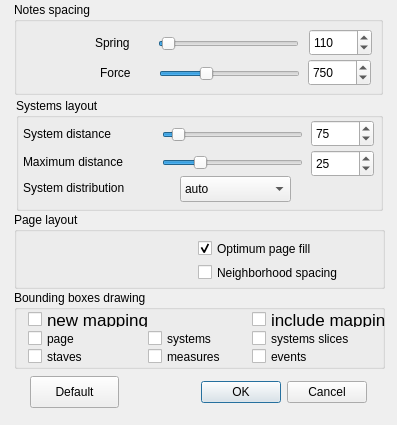
<?xml version="1.0" encoding="UTF-8"?>
<ui version="4.0">
 <class>Setup</class>
 <widget class="QDialog" name="Setup">
  <property name="windowModality">
   <enum>Qt::ApplicationModal</enum>
  </property>
  <property name="geometry">
   <rect>
    <x>0</x>
    <y>0</y>
    <width>397</width>
    <height>425</height>
   </rect>
  </property>
  <property name="sizePolicy">
   <sizepolicy hsizetype="Preferred" vsizetype="Preferred">
    <horstretch>0</horstretch>
    <verstretch>0</verstretch>
   </sizepolicy>
  </property>
  <property name="windowTitle">
   <string>Guido Engine Setup</string>
  </property>
  <property name="autoFillBackground">
   <bool>false</bool>
  </property>
  <property name="modal">
   <bool>false</bool>
  </property>
  <widget class="QDialogButtonBox" name="fButtonBox">
   <property name="geometry">
    <rect>
     <x>26</x>
     <y>376</y>
     <width>341</width>
     <height>32</height>
    </rect>
   </property>
   <property name="orientation">
    <enum>Qt::Horizontal</enum>
   </property>
   <property name="standardButtons">
    <set>QDialogButtonBox::Cancel|QDialogButtonBox::Ok</set>
   </property>
  </widget>
  <widget class="QPushButton" name="fDefaultButton">
   <property name="geometry">
    <rect>
     <x>30</x>
     <y>376</y>
     <width>89</width>
     <height>32</height>
    </rect>
   </property>
   <property name="text">
    <string>Default</string>
   </property>
  </widget>
  <widget class="QGroupBox" name="groupBox">
   <property name="geometry">
    <rect>
     <x>14</x>
     <y>2</y>
     <width>369</width>
     <height>93</height>
    </rect>
   </property>
   <property name="title">
    <string>Notes spacing</string>
   </property>
   <widget class="QSlider" name="fForceSlider">
    <property name="geometry">
     <rect>
      <x>145</x>
      <y>61</y>
      <width>141</width>
      <height>22</height>
     </rect>
    </property>
    <property name="minimum">
     <number>400</number>
    </property>
    <property name="maximum">
     <number>1500</number>
    </property>
    <property name="pageStep">
     <number>100</number>
    </property>
    <property name="value">
     <number>750</number>
    </property>
    <property name="orientation">
     <enum>Qt::Horizontal</enum>
    </property>
   </widget>
   <widget class="QSpinBox" name="fSpringBox">
    <property name="geometry">
     <rect>
      <x>295</x>
      <y>27</y>
      <width>63</width>
      <height>27</height>
     </rect>
    </property>
    <property name="minimum">
     <number>100</number>
    </property>
    <property name="maximum">
     <number>500</number>
    </property>
    <property name="value">
     <number>110</number>
    </property>
   </widget>
   <widget class="QSpinBox" name="fForceBox">
    <property name="geometry">
     <rect>
      <x>294</x>
      <y>57</y>
      <width>63</width>
      <height>27</height>
     </rect>
    </property>
    <property name="minimum">
     <number>400</number>
    </property>
    <property name="maximum">
     <number>1500</number>
    </property>
    <property name="value">
     <number>750</number>
    </property>
   </widget>
   <widget class="QLabel" name="fLabel5">
    <property name="geometry">
     <rect>
      <x>86</x>
      <y>62</y>
      <width>43</width>
      <height>18</height>
     </rect>
    </property>
    <property name="layoutDirection">
     <enum>Qt::RightToLeft</enum>
    </property>
    <property name="text">
     <string>Force</string>
    </property>
   </widget>
   <widget class="QSlider" name="fSpringSlider">
    <property name="geometry">
     <rect>
      <x>144</x>
      <y>31</y>
      <width>141</width>
      <height>22</height>
     </rect>
    </property>
    <property name="minimum">
     <number>100</number>
    </property>
    <property name="maximum">
     <number>500</number>
    </property>
    <property name="pageStep">
     <number>20</number>
    </property>
    <property name="value">
     <number>110</number>
    </property>
    <property name="orientation">
     <enum>Qt::Horizontal</enum>
    </property>
   </widget>
   <widget class="QLabel" name="fLabel4">
    <property name="geometry">
     <rect>
      <x>81</x>
      <y>32</y>
      <width>47</width>
      <height>18</height>
     </rect>
    </property>
    <property name="layoutDirection">
     <enum>Qt::RightToLeft</enum>
    </property>
    <property name="text">
     <string>Spring</string>
    </property>
   </widget>
  </widget>
  <widget class="QGroupBox" name="groupBox_2">
   <property name="geometry">
    <rect>
     <x>14</x>
     <y>212</y>
     <width>371</width>
     <height>77</height>
    </rect>
   </property>
   <property name="title">
    <string>Page layout</string>
   </property>
   <widget class="QCheckBox" name="fNSpacingcheckBox">
    <property name="geometry">
     <rect>
      <x>184</x>
      <y>50</y>
      <width>173</width>
      <height>21</height>
     </rect>
    </property>
    <property name="text">
     <string>Neighborhood spacing</string>
    </property>
   </widget>
   <widget class="QCheckBox" name="fOPFcheckBox">
    <property name="geometry">
     <rect>
      <x>184</x>
      <y>26</y>
      <width>145</width>
      <height>21</height>
     </rect>
    </property>
    <property name="text">
     <string>Optimum page fill</string>
    </property>
    <property name="checked">
     <bool>true</bool>
    </property>
   </widget>
  </widget>
  <widget class="QGroupBox" name="groupBox_3">
   <property name="geometry">
    <rect>
     <x>16</x>
     <y>98</y>
     <width>367</width>
     <height>113</height>
    </rect>
   </property>
   <property name="title">
    <string>Systems layout</string>
   </property>
   <widget class="QComboBox" name="fSysDistrMenu">
    <property name="geometry">
     <rect>
      <x>164</x>
      <y>78</y>
      <width>111</width>
      <height>26</height>
     </rect>
    </property>
    <item>
     <property name="text">
      <string>auto</string>
     </property>
    </item>
    <item>
     <property name="text">
      <string>always</string>
     </property>
    </item>
    <item>
     <property name="text">
      <string>never</string>
     </property>
    </item>
   </widget>
   <widget class="QSlider" name="fMaxDistSlider">
    <property name="geometry">
     <rect>
      <x>146</x>
      <y>54</y>
      <width>141</width>
      <height>22</height>
     </rect>
    </property>
    <property name="minimum">
     <number>1</number>
    </property>
    <property name="maximum">
     <number>100</number>
    </property>
    <property name="value">
     <number>25</number>
    </property>
    <property name="orientation">
     <enum>Qt::Horizontal</enum>
    </property>
   </widget>
   <widget class="QSpinBox" name="fMaxDistBox">
    <property name="geometry">
     <rect>
      <x>295</x>
      <y>52</y>
      <width>63</width>
      <height>27</height>
     </rect>
    </property>
    <property name="minimum">
     <number>1</number>
    </property>
    <property name="maximum">
     <number>100</number>
    </property>
    <property name="value">
     <number>25</number>
    </property>
   </widget>
   <widget class="QSpinBox" name="fSysDistBox">
    <property name="geometry">
     <rect>
      <x>295</x>
      <y>22</y>
      <width>63</width>
      <height>27</height>
     </rect>
    </property>
    <property name="minimum">
     <number>1</number>
    </property>
    <property name="maximum">
     <number>1000</number>
    </property>
    <property name="value">
     <number>75</number>
    </property>
   </widget>
   <widget class="QLabel" name="fLabel1">
    <property name="geometry">
     <rect>
      <x>7</x>
      <y>27</y>
      <width>123</width>
      <height>18</height>
     </rect>
    </property>
    <property name="layoutDirection">
     <enum>Qt::RightToLeft</enum>
    </property>
    <property name="text">
     <string>System distance</string>
    </property>
   </widget>
   <widget class="QSlider" name="fSysDistSlider">
    <property name="geometry">
     <rect>
      <x>146</x>
      <y>26</y>
      <width>141</width>
      <height>22</height>
     </rect>
    </property>
    <property name="minimum">
     <number>1</number>
    </property>
    <property name="maximum">
     <number>1000</number>
    </property>
    <property name="pageStep">
     <number>50</number>
    </property>
    <property name="value">
     <number>75</number>
    </property>
    <property name="orientation">
     <enum>Qt::Horizontal</enum>
    </property>
   </widget>
   <widget class="QLabel" name="fLabel2">
    <property name="geometry">
     <rect>
      <x>7</x>
      <y>55</y>
      <width>123</width>
      <height>18</height>
     </rect>
    </property>
    <property name="layoutDirection">
     <enum>Qt::RightToLeft</enum>
    </property>
    <property name="text">
     <string>Maximum distance</string>
    </property>
   </widget>
   <widget class="QLabel" name="fLabel3">
    <property name="geometry">
     <rect>
      <x>7</x>
      <y>81</y>
      <width>123</width>
      <height>18</height>
     </rect>
    </property>
    <property name="layoutDirection">
     <enum>Qt::RightToLeft</enum>
    </property>
    <property name="text">
     <string>System distribution</string>
    </property>
   </widget>
  </widget>
  <widget class="QGroupBox" name="groupBox_4">
   <property name="geometry">
    <rect>
     <x>14</x>
     <y>290</y>
     <width>371</width>
     <height>79</height>
    </rect>
   </property>
   <property name="title">
    <string>Bounding boxes drawing</string>
   </property>
   <widget class="QCheckBox" name="fPageBB">
    <property name="geometry">
     <rect>
      <x>14</x>
      <y>38</y>
      <width>87</width>
      <height>21</height>
     </rect>
    </property>
    <property name="text">
     <string>page</string>
    </property>
   </widget>
   <widget class="QCheckBox" name="fSystemBB">
    <property name="geometry">
     <rect>
      <x>134</x>
      <y>38</y>
      <width>87</width>
      <height>21</height>
     </rect>
    </property>
    <property name="text">
     <string>systems</string>
    </property>
   </widget>
   <widget class="QCheckBox" name="fSystemSliceBB">
    <property name="geometry">
     <rect>
      <x>238</x>
      <y>38</y>
      <width>115</width>
      <height>21</height>
     </rect>
    </property>
    <property name="text">
     <string>systems slices</string>
    </property>
   </widget>
   <widget class="QCheckBox" name="fStaffBB">
    <property name="geometry">
     <rect>
      <x>14</x>
      <y>56</y>
      <width>87</width>
      <height>21</height>
     </rect>
    </property>
    <property name="text">
     <string>staves</string>
    </property>
   </widget>
   <widget class="QCheckBox" name="fMeasureBB">
    <property name="geometry">
     <rect>
      <x>134</x>
      <y>56</y>
      <width>87</width>
      <height>21</height>
     </rect>
    </property>
    <property name="text">
     <string>measures</string>
    </property>
   </widget>
   <widget class="QCheckBox" name="fEventBB">
    <property name="geometry">
     <rect>
      <x>238</x>
      <y>56</y>
      <width>87</width>
      <height>21</height>
     </rect>
    </property>
    <property name="text">
     <string>events</string>
    </property>
   </widget>
   <widget class="QCheckBox" name="fMapping">
    <property name="geometry">
     <rect>
      <x>238</x>
      <y>22</y>
      <width>137</width>
      <height>15</height>
     </rect>
    </property>
    <property name="font">
     <font>
      <pointsize>13</pointsize>
     </font>
    </property>
    <property name="text">
     <string>include mapping</string>
    </property>
   </widget>
   <widget class="QCheckBox" name="fNewMapping">
    <property name="geometry">
     <rect>
      <x>14</x>
      <y>22</y>
      <width>137</width>
      <height>15</height>
     </rect>
    </property>
    <property name="font">
     <font>
      <pointsize>13</pointsize>
     </font>
    </property>
    <property name="text">
     <string>new mapping</string>
    </property>
   </widget>
  </widget>
 </widget>
 <resources/>
 <connections>
  <connection>
   <sender>fForceSlider</sender>
   <signal>valueChanged(int)</signal>
   <receiver>fForceBox</receiver>
   <slot>setValue(int)</slot>
   <hints>
    <hint type="sourcelabel">
     <x>229</x>
     <y>208</y>
    </hint>
    <hint type="destinationlabel">
     <x>339</x>
     <y>207</y>
    </hint>
   </hints>
  </connection>
  <connection>
   <sender>fButtonBox</sender>
   <signal>accepted()</signal>
   <receiver>Setup</receiver>
   <slot>accept()</slot>
   <hints>
    <hint type="sourcelabel">
     <x>196</x>
     <y>251</y>
    </hint>
    <hint type="destinationlabel">
     <x>199</x>
     <y>143</y>
    </hint>
   </hints>
  </connection>
  <connection>
   <sender>fButtonBox</sender>
   <signal>rejected()</signal>
   <receiver>Setup</receiver>
   <slot>reject()</slot>
   <hints>
    <hint type="sourcelabel">
     <x>196</x>
     <y>251</y>
    </hint>
    <hint type="destinationlabel">
     <x>199</x>
     <y>143</y>
    </hint>
   </hints>
  </connection>
  <connection>
   <sender>fForceBox</sender>
   <signal>valueChanged(int)</signal>
   <receiver>fForceSlider</receiver>
   <slot>setValue(int)</slot>
   <hints>
    <hint type="sourcelabel">
     <x>339</x>
     <y>207</y>
    </hint>
    <hint type="destinationlabel">
     <x>229</x>
     <y>208</y>
    </hint>
   </hints>
  </connection>
  <connection>
   <sender>fSpringSlider</sender>
   <signal>valueChanged(int)</signal>
   <receiver>fSpringBox</receiver>
   <slot>setValue(int)</slot>
   <hints>
    <hint type="sourcelabel">
     <x>228</x>
     <y>178</y>
    </hint>
    <hint type="destinationlabel">
     <x>340</x>
     <y>177</y>
    </hint>
   </hints>
  </connection>
  <connection>
   <sender>fSpringBox</sender>
   <signal>valueChanged(int)</signal>
   <receiver>fSpringSlider</receiver>
   <slot>setValue(int)</slot>
   <hints>
    <hint type="sourcelabel">
     <x>340</x>
     <y>177</y>
    </hint>
    <hint type="destinationlabel">
     <x>228</x>
     <y>178</y>
    </hint>
   </hints>
  </connection>
  <connection>
   <sender>fMaxDistSlider</sender>
   <signal>valueChanged(int)</signal>
   <receiver>fMaxDistBox</receiver>
   <slot>setValue(int)</slot>
   <hints>
    <hint type="sourcelabel">
     <x>230</x>
     <y>59</y>
    </hint>
    <hint type="destinationlabel">
     <x>340</x>
     <y>60</y>
    </hint>
   </hints>
  </connection>
  <connection>
   <sender>fMaxDistBox</sender>
   <signal>valueChanged(int)</signal>
   <receiver>fMaxDistSlider</receiver>
   <slot>setValue(int)</slot>
   <hints>
    <hint type="sourcelabel">
     <x>340</x>
     <y>60</y>
    </hint>
    <hint type="destinationlabel">
     <x>230</x>
     <y>59</y>
    </hint>
   </hints>
  </connection>
  <connection>
   <sender>fSysDistSlider</sender>
   <signal>valueChanged(int)</signal>
   <receiver>fSysDistBox</receiver>
   <slot>setValue(int)</slot>
   <hints>
    <hint type="sourcelabel">
     <x>230</x>
     <y>31</y>
    </hint>
    <hint type="destinationlabel">
     <x>340</x>
     <y>30</y>
    </hint>
   </hints>
  </connection>
  <connection>
   <sender>fSysDistBox</sender>
   <signal>valueChanged(int)</signal>
   <receiver>fSysDistSlider</receiver>
   <slot>setValue(int)</slot>
   <hints>
    <hint type="sourcelabel">
     <x>340</x>
     <y>30</y>
    </hint>
    <hint type="destinationlabel">
     <x>230</x>
     <y>31</y>
    </hint>
   </hints>
  </connection>
 </connections>
</ui>
